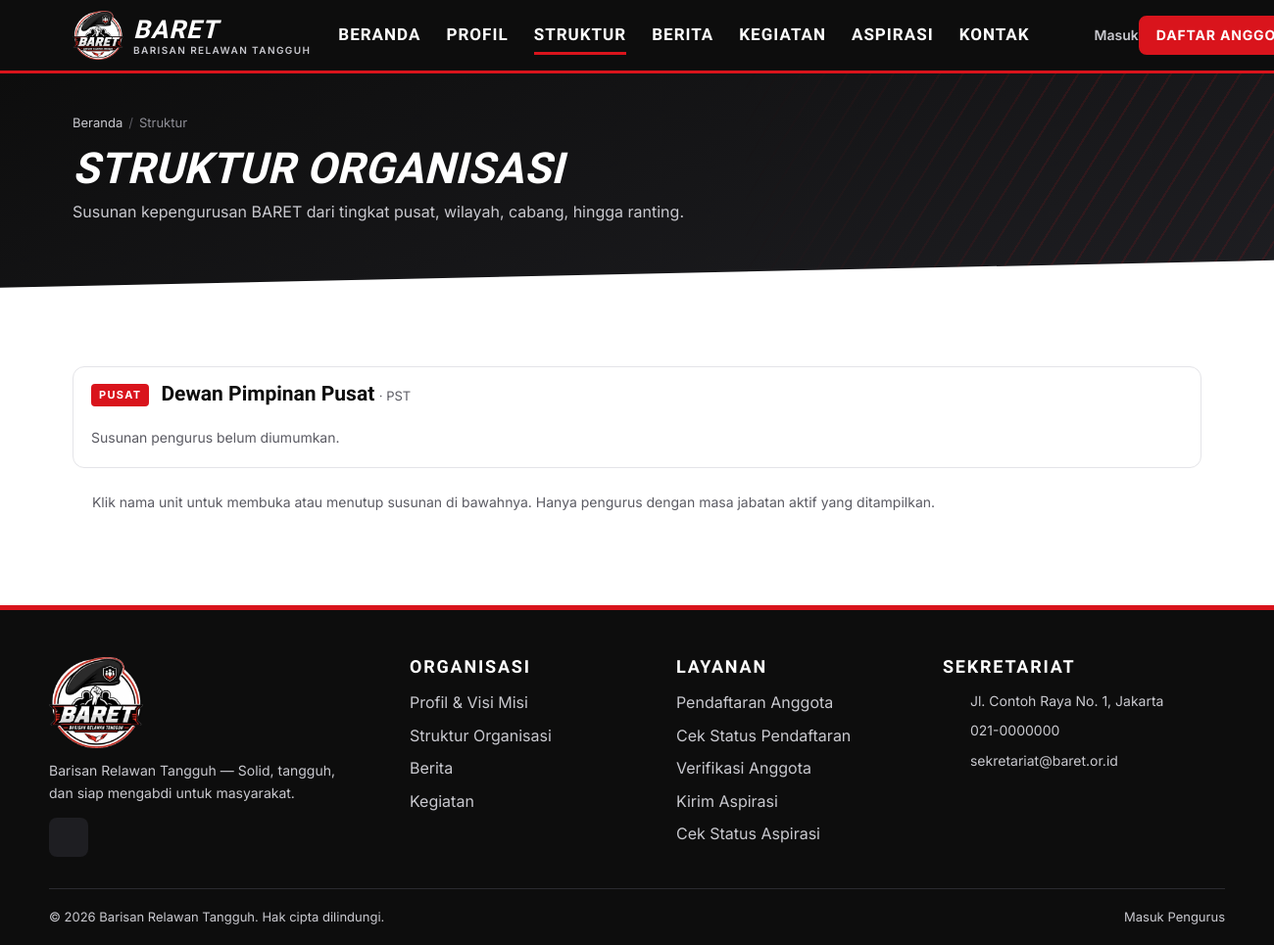
Page /struktur on the committed database.
### tables this page shows
CREATE TABLE wilayah (
    id          INT UNSIGNED NOT NULL AUTO_INCREMENT PRIMARY KEY,
    kode        VARCHAR(12)  NOT NULL UNIQUE,
    nama        VARCHAR(120) NOT NULL,
    tingkat     ENUM('pusat','wilayah','cabang','ranting') NOT NULL,
    parent_id   INT UNSIGNED NULL,
    alamat      VARCHAR(255) NULL,
    created_at  DATETIME NOT NULL DEFAULT CURRENT_TIMESTAMP,
    updated_at  DATETIME NULL ON UPDATE CURRENT_TIMESTAMP,
    KEY idx_wilayah_parent (parent_id),
    KEY idx_wilayah_tingkat (tingkat),
    CONSTRAINT fk_wilayah_parent FOREIGN KEY (parent_id) REFERENCES wilayah (id) ON DELETE RESTRICT
);

### app/core/View.php (called while the page is built, shortened)
<?php
final class View
{
    public static function render(string $view, array $data = [], ?string $layout = null): string
    {
        $content = self::capture($view, $data);
        return self::capture($layout, array_merge($data, ['content' => $content]));
    }
    public static function capture(string $__view, array $__data = []): string
    {
        $__file = APP_PATH . '/views/' . $__view . '.php';
        extract($__data, EXTR_SKIP);
        try {
            include $__file;
        } catch (\Throwable $e) {
            ob_end_clean();
            throw $e;
        }
        return (string) ob_get_clean();
    }
}

### app/controllers/PublicController.php (called while the page is built, shortened)
<?php
final class PublicController extends Controller
{
    public function struktur(): void
    {
        $this->render('public/struktur', [
            'title' => 'Struktur Organisasi',
            'tree' => Wilayah::tree(),
            'pengurus' => Pengurus::currentByWilayah(),
        ]);
    }
}

### app/core/App.php (called while the page is built, shortened)
<?php
final class App
{
    public static function run(): void
    {
        $router = new Router(self::basePath());
        try {
            $router->dispatch($_SERVER['REQUEST_METHOD'] ?? 'GET', $_SERVER['REQUEST_URI'] ?? '/');
        } catch (HttpException $e) {
            self::renderError($e->getCode(), $e->getMessage());
        } catch (Throwable $e) {
            error_log((string) $e);
            if (config('app.debug')) {
                http_response_code(500);
                echo '<pre>' . e((string) $e) . '</pre>';
                return;
            }
            self::renderError(500);
        }
    }
    public static function basePath(): string
    {
        static $base = null;
        if ($base === null) {
            $dir = str_replace('\\', '/', dirname($_SERVER['SCRIPT_NAME'] ?? '/'));
            $base = ($dir === '/' || $dir === '.') ? '' : rtrim($dir, '/');
        }
        return $base;
    }
}

### public/index.php (called while the page is built, shortened)
<?php
require dirname(__DIR__) . '/app/bootstrap.php';
App\Core\App::run();

### app/core/Database.php (called while the page is built, shortened)
<?php
final class Database
{
    private static ?PDO $pdo = null;
    public static function pdo(): PDO
    {
        if (self::$pdo === null) {
            $c = config('db');
            $dsn = $c['socket']
                ? "mysql:unix_socket={$c['socket']};dbname={$c['name']};charset={$c['charset']}"
                : "mysql:host={$c['host']};port={$c['port']};dbname={$c['name']};charset={$c['charset']}";
            self::$pdo = new PDO($dsn, $c['user'], $c['pass'], [
                PDO::ATTR_ERRMODE => PDO::ERRMODE_EXCEPTION,
                PDO::ATTR_DEFAULT_FETCH_MODE => PDO::FETCH_ASSOC,
                PDO::ATTR_EMULATE_PREPARES => false,
            ]);
            self::$pdo->exec("SET time_zone = '+07:00'");
        }
        return self::$pdo;
    }
    public static function query(string $sql, array $params = []): PDOStatement
    {
        $stmt = self::pdo()->prepare($sql);
        $stmt->execute();
        return $stmt;
    }
    public static function all(string $sql, array $params = []): array
    {
        return self::query($sql, $params)->fetchAll();
    }
}

### app/models/Wilayah.php (called while the page is built, shortened)
<?php
final class Wilayah
{
    private static ?array $all = null;
    public static function all(): array
    {
        return self::$all ??= Database::all("SELECT * FROM wilayah ORDER BY FIELD(tingkat, 'pusat','wilayah','cabang','ranting'), nama");
    }
    public static function tree(?array $onlyIds = null): array
    {
        $nodes = [];
        foreach (self::all() as $w) {
            $w['children'] = [];
            $nodes[(int) $w['id']] = $w;
        }
        $roots = [];
        foreach ($nodes as $id => &$n) {
            $pid = (int) $n['parent_id'];
            if ($pid && isset($nodes[$pid])) {
                $nodes[$pid]['children'][] = &$n;
            } else {
                $roots[] = &$n;
            }
        }
        return $roots;
    }
}

### app/bootstrap.php (called while the page is built, shortened)
<?php
spl_autoload_register(function (string $class): void {
    $parts = explode('\\', substr($class, 4));
    $parts[0] = strtolower($parts[0]);
    $file = APP_PATH . '/' . implode('/', $parts) . '.php';
});
require APP_PATH . '/core/helpers.php';

### app/views/public/struktur.php (the view, shortened to what this page needs)
<?php
$renderNode = function (array $node, int $depth) use (&$renderNode, $pengurus) {
    $people = $pengurus[(int) $node['id']] ?? [];
    ob_start(); ?>
    <details class="org-node"<?= $depth < 1 ? ' open' : '' ?>>
      <summary>
        <span class="org-level org-level--<?= e($node['tingkat']) ?>"><?= e(Wilayah::TINGKAT[$node['tingkat']]) ?></span>
        <span>
          <span class="org-node__name"><?= e($node['nama']) ?></span>
          <span class="org-node__kode">· <?= e($node['kode']) ?><?= $node['children'] ? ' · ' . count($node['children']) . ' unit di bawahnya' : '' ?></span>
        </span>
        <?= icon('chevron-right', 'chev') ?>
      </summary>
      <div class="org-node__body">
        <?php if ($people): ?>
          <div class="people">
            <?php foreach ($people as $p): ?>
              <div class="person">
                <span class="avatar<?= $p['urutan'] <= 1 ? ' avatar--red' : '' ?>" aria-hidden="true"><?= e(initials($p['nama'])) ?></span>
                <div><div class="person__name"><?= e($p['nama']) ?></div><div class="person__role"><?= e($p['jabatan']) ?></div></div>
              </div>
            <?php endforeach; ?>
          </div>
        <?php else: ?>
          <p class="text-sm text-muted mb-0">Susunan pengurus belum diumumkan.</p>
        <?php endif; ?>
        <?php if ($node['children']): ?>
          <div class="org-children">
            <?php foreach ($node['children'] as $c) echo $renderNode($c, $depth + 1); ?>
          </div>
        <?php endif; ?>
      </div>
    </details>
    <?php return ob_get_clean();
};
?>
<?= partial('page-hero', ['heading' => 'Struktur Organisasi', 'lead' => 'Susunan kepengurusan BARET dari tingkat pusat, wilayah, cabang, hingga ranting.', 'crumbs' => [['Struktur', null]]]) ?>
<section class="section">
  <div class="container">
    <?php if ($tree): ?>
      <div class="org-root">
        <?php foreach ($tree as $n) echo $renderNode($n, 0); ?>
      </div>
      <p class="text-sm text-muted mt-6"><?= icon('info', 'icon-sm') ?> Klik nama unit untuk membuka atau menutup susunan di bawahnya. Hanya pengurus dengan masa jabatan aktif yang ditampilkan.</p>
    <?php else: ?>
      <?= partial('empty', ['icon' => 'network', 'title' => 'Struktur belum tersedia']) ?>
    <?php endif; ?>
  </div>
</section>

### app/core/Router.php (shortened to what this page needs)
<?php
final class Router
{
    private array $routes = [];
    private string $prefix = '';
    private array $groupMiddleware = [];
    public function group(string $prefix, array $middleware, callable $callback): void
    {
        [$oldPrefix, $oldMw] = [$this->prefix, $this->groupMiddleware];
        $this->prefix .= $prefix;
        $this->groupMiddleware = array_merge($this->groupMiddleware, $middleware);
        [$this->prefix, $this->groupMiddleware] = [$oldPrefix, $oldMw];
    }
    private function add(string $method, string $path, array $handler, array $middleware): void
    {
        $full = rtrim($this->prefix . $path, '/') ?: '/';
        $regex = preg_replace_callback('/\{(\w+)(?::((?:[^{}]|\{[^{}]*\})+))?\}/', function ($m) {
            return '(?P<' . $m[1] . '>' . ($m[2] ?? '[^/]+') . ')';
        }, $full);
        $this->routes[] = [
            'method' => $method,
            'regex' => '#^' . $regex . '$#',
            'handler' => $handler,
            'middleware' => array_merge($this->groupMiddleware, $middleware),
        ];
    }
    public function dispatch(string $method, string $uri): void
    {
        $path = rawurldecode(parse_url($uri, PHP_URL_PATH) ?: '/');
        $path = '/' . trim($path, '/');
        $allowed = false;
        foreach ($this->routes as $route) {
            if (!preg_match($route['regex'], $path, $m)) {
                continue;
            }
            $params = array_filter($m, 'is_string', ARRAY_FILTER_USE_KEY);
            [$class, $action] = $route['handler'];
            (new $class())->$action(...$params);
            return;
        }
        throw new HttpException('', $allowed ? 405 : 404);
    }
}

### app/core/helpers.php (shortened to what this page needs)
<?php
function config(string $key, mixed $default = null): mixed
{
    $value = $GLOBALS['__config'] ?? [];
    foreach (explode('.', $key) as $part) {
        $value = $value[$part];
    }
    return $value;
}
function e(mixed $value): string
{
    return htmlspecialchars((string) ($value ?? ''), ENT_QUOTES | ENT_SUBSTITUTE, 'UTF-8');
}
function partial(string $name, array $data = []): string
{
    return \App\Core\View::capture('partials/' . $name, $data);
}
function icon(string $name, string $class = ''): string
{
    static $icons = null;
    $icons ??= require APP_PATH . '/views/partials/icons.php';
    $body = $icons[$name] ?? $icons['circle'];
    return '<svg class="icon ' . e($class) . '" xmlns="http://www.w3.org/2000/svg" width="24" height="24" viewBox="0 0 24 24" fill="none" stroke="currentColor" stroke-width="2" stroke-linecap="round" stroke-linejoin="round" aria-hidden="true" focusable="false">' . $body . '</svg>';
}

### public/assets/css/app.css (style rules this page uses)
:root { --red-primary: #D9141C; --red-dark: #A30D13; --red-soft: #FDE8E9; --black: #0D0D0D; --charcoal: #1E1E22; --charcoal-2: #2A2A30; --gray-600: #5B5B63; --gray-400: #8E8E96; --gray-300: #C9C9CF; --gray-200: #E4E4E8; --gray-100: #F5F5F7; --white: #FFFFFF; --success: #1E8E3E; --success-soft: #E6F4EA; --warning: #F2A900; --warning-ink: #8A5A00; --warning-soft: #FEF5DC; --info: #1F5FAD; --info-soft: #E7EFFA; --font-head: "Barlow Condensed", "Oswald", system-ui, sans-serif; --font-body: "Inter", system-ui, -apple-system, "Segoe UI", sans-serif; --radius-sm: 6px; --radius: 8px; --radius-lg: 12px; --shadow-sm: 0 1px 2px rgba(13, 13, 13, .06); --shadow: 0 2px 6px rgba(13, 13, 13, .06), 0 8px 24px rgba(13, 13, 13, .06); --shadow-lg: 0 12px 40px rgba(13, 13, 13, .16); --ring: 0 0 0 3px rgba(217, 20, 28, .28); --container: 1200px; --header-h: 72px; --ease: cubic-bezier(.2, .7, .2, 1); }
*, *::before, *::after { box-sizing: border-box; }
html { -webkit-text-size-adjust: 100%; scroll-behavior: smooth; scroll-padding-top: calc(var(--header-h) + 20px); }
body { margin: 0; font-family: var(--font-body); font-size: 16px; line-height: 1.6; color: var(--black); background: var(--white); -webkit-font-smoothing: antialiased; text-rendering: optimizeLegibility; }
img, svg, video { max-width: 100%; height: auto; display: block; }
p { margin: 0 0 1em; }
.icon { display: inline-block; vertical-align: -0.2em; width: 20px; height: 20px; flex: none; }
.icon-sm { width: 16px; height: 16px; }
.container { width: 100%; max-width: var(--container); margin: 0 auto; padding: 0 16px; }
@media (min-width: 768px) { .container { padding: 0 24px; } }
.text-muted { color: var(--gray-600); }
.text-sm { font-size: 14px; }
.mb-0 { margin-bottom: 0; }
.mt-6 { margin-top: 24px; }
.section { padding: 56px 0; }
@media (min-width: 768px) { .section { padding: 80px 0; } }
.contact-list .icon { width: 18px; height: 18px; margin-top: 3px; color: var(--red-primary); }
.org-root { display: grid; gap: 16px; }
.org-node { background: var(--white); border: 1px solid var(--gray-200); border-radius: var(--radius-lg); overflow: hidden; }
.org-node > summary { list-style: none; cursor: pointer; display: flex; align-items: center; gap: 12px; padding: 16px 18px; }
.org-node > summary .chev { margin-left: auto; transition: transform .2s; color: var(--gray-600); }
.org-node[open] > summary .chev { transform: rotate(90deg); }
.org-level { font-size: 11px; font-weight: 700; letter-spacing: .12em; text-transform: uppercase; padding: 3px 8px; border-radius: 4px; background: var(--gray-100); color: var(--gray-600); }
.org-level--pusat { background: var(--red-primary); color: var(--white); }
.org-node__name { font-family: var(--font-head); font-size: 21px; font-weight: 700; line-height: 1.1; }
.org-node__kode { font-size: 13px; color: var(--gray-600); }
.org-node__body { padding: 4px 18px 18px; }

### rows in the picture
wilayah: tingkat "PUSAT", nama "Dewan Pimpinan Pusat", kode "PST", shows "Susunan pengurus belum diumumkan."

### other values in the picture
$label "BERANDA"
$label "PROFIL"
$label "STRUKTUR"
$label "BERITA"
$label "KEGIATAN"
$label "ASPIRASI"
$label "KONTAK"
$label "Struktur"
$t "021-0000000"
